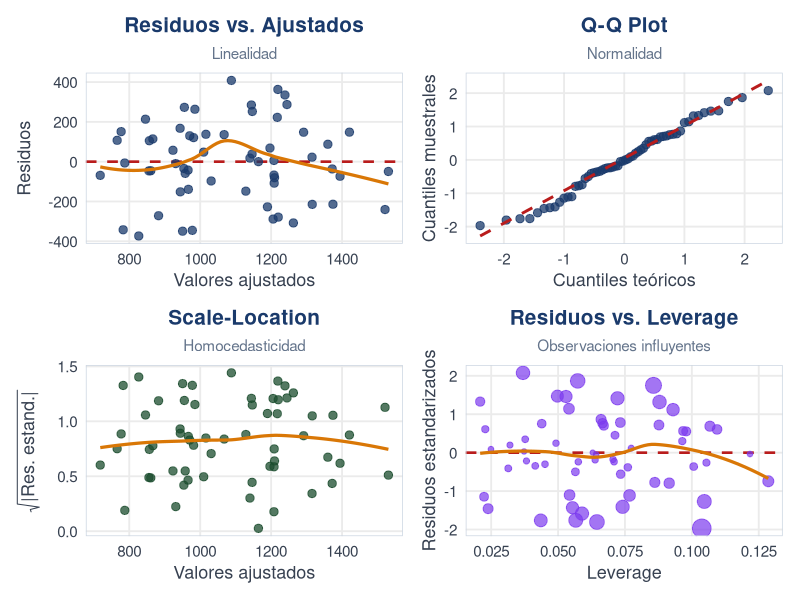

Write R code to recreate this figure.
## ---- chunk 1
#| echo: false
#| message: false
#| warning: false
set.seed(17)
n <- 60
suplemento <- runif(n, 80, 300)
altitud <- runif(n, 1200, 1900)
densidad <- runif(n, 4000, 8000)
productividad <- 800 + 1.8 * suplemento - 0.5 * altitud +
  0.12 * densidad + rnorm(n, 0, 180)
datos <- data.frame(productividad, suplemento, altitud, densidad)

vif_manual <- function(modelo) {
  X <- as.data.frame(model.matrix(modelo)[, -1, drop = FALSE])
  nombres <- names(X)
  sapply(nombres, function(var) {
    formula <- as.formula(paste(var, "~ ."))
    r2 <- summary(lm(formula, data = X))$r.squared
    1 / (1 - r2)
  })
}

modelo <- lm(productividad ~ suplemento + altitud + densidad, data = datos)
## ---- chunk 2
#| echo: false
#| warning: false
#| message: false
#| fig-width: 20
#| fig-height: 4.8
#| out-width: "100%"
library(ggplot2); library(patchwork)

df_d <- data.frame(
  ajustados = fitted(modelo),
  residuos  = residuals(modelo),
  std_res   = rstandard(modelo),
  sqrt_std  = sqrt(abs(rstandard(modelo))),
  leverage  = hatvalues(modelo),
  cooks     = cooks.distance(modelo)
)

tema_d <- theme_minimal(base_size = 14) +
  theme(
    plot.title       = element_text(face = "bold", hjust = 0.5,
                                    size = 15, color = "#1a3a6b"),
    plot.subtitle    = element_text(hjust = 0.5, size = 11, color = "#64748b"),
    axis.title       = element_text(size = 13, color = "#374151"),
    axis.text        = element_text(size = 11, color = "#374151"),
    panel.grid.minor = element_blank(),
    panel.border     = element_rect(color = "#cbd5e1", fill = NA, linewidth = 0.5)
  )

# 1. Residuos vs Ajustados
p1 <- ggplot(df_d, aes(ajustados, residuos)) +
  geom_hline(yintercept = 0, linetype = "dashed", color = "#b91c1c", linewidth = 0.9) +
  geom_point(color = "#1a3a6b", size = 2.5, alpha = 0.75) +
  geom_smooth(method = "loess", se = FALSE, color = "#d97706", linewidth = 1.1) +
  labs(title = "Residuos vs. Ajustados", subtitle = "Linealidad",
       x = "Valores ajustados", y = "Residuos") + tema_d

# 2. Q-Q Plot
p2 <- ggplot(df_d, aes(sample = std_res)) +
  stat_qq(color = "#1a3a6b", size = 2.5, alpha = 0.75) +
  stat_qq_line(color = "#b91c1c", linewidth = 1, linetype = "dashed") +
  labs(title = "Q-Q Plot", subtitle = "Normalidad",
       x = "Cuantiles teóricos", y = "Cuantiles muestrales") + tema_d

# 3. Scale-Location
p3 <- ggplot(df_d, aes(ajustados, sqrt_std)) +
  geom_point(color = "#1b4d2e", size = 2.5, alpha = 0.75) +
  geom_smooth(method = "loess", se = FALSE, color = "#d97706", linewidth = 1.1) +
  labs(title = "Scale-Location", subtitle = "Homocedasticidad",
       x = "Valores ajustados", y = expression(sqrt("|Res. estand.|"))) + tema_d

# 4. Residuos vs Leverage
p4 <- ggplot(df_d, aes(leverage, std_res)) +
  geom_hline(yintercept = 0, linetype = "dashed", color = "#b91c1c", linewidth = 0.9) +
  geom_point(aes(size = cooks), color = "#7c3aed", alpha = 0.7) +
  geom_smooth(method = "loess", se = FALSE, color = "#d97706", linewidth = 1.1) +
  scale_size_continuous(range = c(1.5, 6), guide = "none") +
  labs(title = "Residuos vs. Leverage", subtitle = "Observaciones influyentes",
       x = "Leverage", y = "Residuos estandarizados") + tema_d

p1 + p2 + p3 + p4
